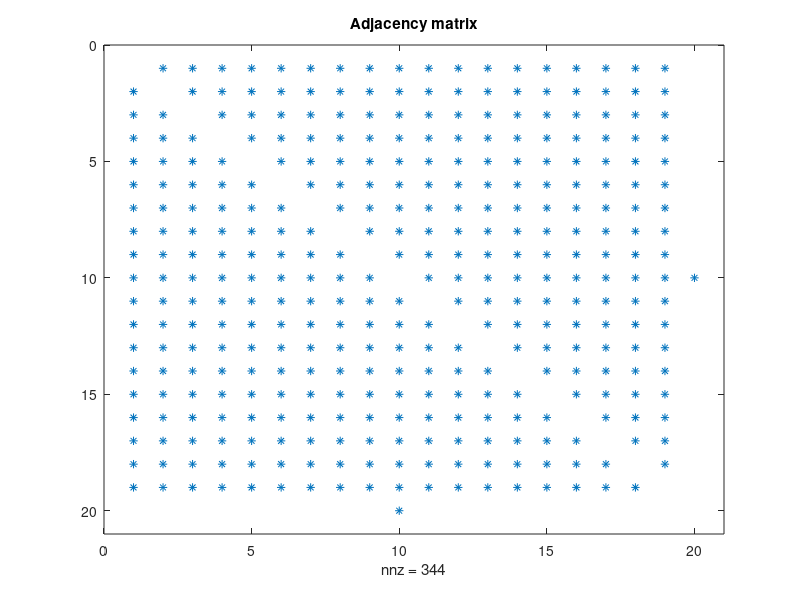
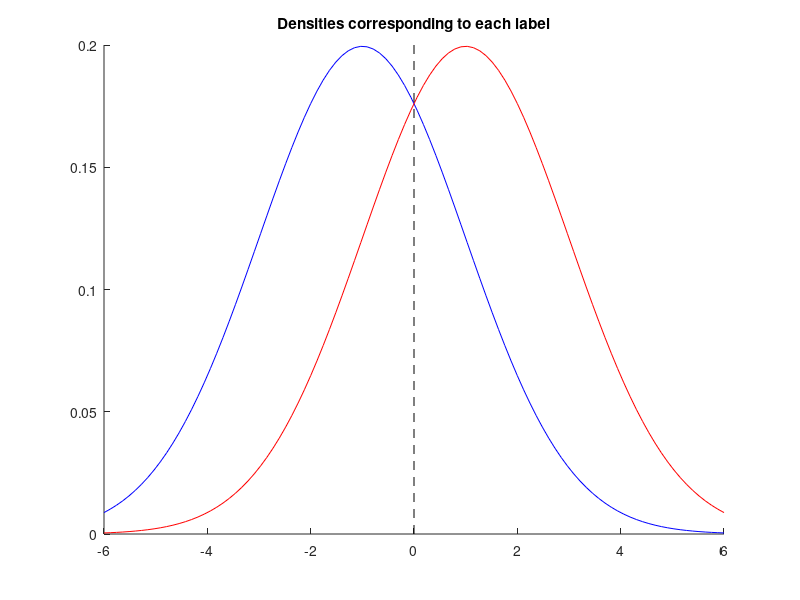

MATLAB code to generate these figures, in order: (Note: this script raises an error after producing the figures.)
%%%%%%%%%%%%%%%%%%%%%%%%%%%%%%%%%%%%%%%%%%%%%%%%%%%%
% Code to output the toy example as given in Fig. 2.
%
% Supplementary code for the paper:
%
% Yuyanyuan Chen, Mingmin Xu, Xiaodan Fan, Cong Pian(2021),
% 'Identifying functional modules using energy minimization
%  with graph cuts'

clear
close all
clc

%%%%%%%%%%%%%%%%%%%%%%%%%%%%%%%%%%%%%%%%%%%%%%%%%%%%
% Create the adjacency matrix
%%%%%%%%%%%%%%%%%%%%%%%%%%%%%%%%%%%%%%%%%%%%%%%%%%%%


% Set the seed for the simulated observations (seed = 211 for paper)
seed = 211;
rng('default')
rng(seed)

% Total number of vertices
nVertices = 20;

% Build the base of the adjacency matrix
adj = double(~eye(nVertices));

adj(1:19,20) = 0;
adj(20,1:19) = 0;

% Add an edge between the bridge vertices (10 and 11)
adj(10,20) = 1;
adj(20,10) = 1;

figure
spy(adj)
title('Adjacency matrix')

%%%%%%%%%%%%%%%%%%%%%%%%%%%%%%%%%%%%%%%%%%%%%%%%%%%%
% Set the true labels and simulate the observations
%%%%%%%%%%%%%%%%%%%%%%%%%%%%%%%%%%%%%%%%%%%%%%%%%%%%

nLabels = 2;

% Vertices 1,2,...,19 have true 'blue' label = 1 and
% vertices 20 have true 'red' label = 2
true_labels = ones(1,nVertices);
true_labels(20) = 2;

% The standard deviation for the distributions
sd = 2;

% The distribution for the 'blue' label (centred at -1)
pd_blue = makedist('Normal','mu',-1,'sigma',sd);

% The distribution for the 'red' label (centred at 1)
pd_red = makedist('Normal','mu',1,'sigma',sd);

% Plot the densities for each label
figure
hold on
x = linspace(-6,6,100);
plot(x, pdf(pd_blue,x), 'b-')
plot(x, pdf(pd_red,x), 'r-')
plot([0 0], ylim,'k--')
title('Densities corresponding to each label')

% Simulate the observations
obs_values = NaN*ones(1,nVertices);

r = random(pd_blue,nVertices,1);
obs_values(true_labels == 1) = r(true_labels == 1);

r = random(pd_red,nVertices,1);
obs_values(true_labels == 2) = r(true_labels == 2);

%%%%%%%%%%%%%%%%%%%%%%%%%%%%%%%%%%%%%%%%%%%%%%%%%%%%
% Calculate the unary potentials
%%%%%%%%%%%%%%%%%%%%%%%%%%%%%%%%%%%%%%%%%%%%%%%%%%%%

DataCost = NaN*ones(nLabels,nVertices);

% Label 1: the 'blue' vertices
label = 1;
center1 = mean(obs_values(true_labels == 1));
DataCost(label,:) = (obs_values-center1).^2;

% Label 2: the 'red' vertices
label = 2;
center2 = mean(obs_values(true_labels == 2));
DataCost(label,:) = (obs_values-center2).^2;

%%%%%%%%%%%%%%%%%%%%%%%%%%%%%%%%%%%%%%%%%%%%%%%%%%%%
% Minimise the energy
%%%%%%%%%%%%%%%%%%%%%%%%%%%%%%%%%%%%%%%%%%%%%%%%%%%%

% Set the resolution for beta
n = 10;
run_beta = linspace(0,1.35,n+1);

% Pre-allocate the array for the minimum energy labels
min_energy_labels = NaN*ones(nVertices,length(run_beta));
H = NaN*ones(1,length(run_beta));
for k = 1:length(run_beta);
    % Calculate the pairwise potentials
    Neighbours = run_beta(k)*adj;
    
    % As gco requires integers
    scale = 1000;
    % Additionally supress related warnings to increase speed
    warning('off','all')
    
    % Create the gco object
    input_GCO = GCO_Create(nVertices,nLabels);
    
    % Input the unary potenitals
    GCO_SetDataCost(input_GCO,scale*DataCost);
    
    % Input the form of the pairwise potentials
    SmoothCost = double(~eye(nLabels));
    GCO_SetSmoothCost(input_GCO,SmoothCost);
    
    % Input the pairwise potentials
    GCO_SetNeighbors(input_GCO,scale*Neighbours);
    
    % Input the label cost
    GCO_SetLabelCost(input_GCO,[1 scale*19]);

    % Minimise the energy using the alpha-expansion algorithm
    GCO_Expansion(input_GCO);
    
    % Obtain the minimum energy labels
    min_energy_labels(:,k) = GCO_GetLabeling(input_GCO);
    [E D S L] = GCO_ComputeEnergy(input_GCO);
    H(1,k) =E;
    
    % Clear the gco object from memory
    GCO_Delete(input_GCO);  
end


%%%%%%%%%%%%%%%%%%%%%%%%%%%%%%%%%%%%%%%%%%%%%%%%%%%%
% Plot the minimum energy labels
%%%%%%%%%%%%%%%%%%%%%%%%%%%%%%%%%%%%%%%%%%%%%%%%%%%%

figure
imagesc(min_energy_labels)
title('Minimum energy labels')
xlabel('beta')
ylabel('Vertex and observed value')
colormap jet
set(gca,'XTick',(0:10)+0.5,'XTickLabel',run_beta)
yticklabel = cell(1,nVertices);
for k = 1:20
    yticklabel(k) = {[num2str(k),': ',num2str(round(obs_values(k)*100)/100)]};
end
set(gca,'YTick',(0:nVertices-1)+0.5,'YTickLabel',yticklabel)
grid on

%%%%%%%%%%%%%%%%%%%%%%%%%%%%%%%%%%%%%%%%%%%%%%%%%%%%
% Calculate the MRF scores and save for cytoscape
%%%%%%%%%%%%%%%%%%%%%%%%%%%%%%%%%%%%%%%%%%%%%%%%%%%%

degree = full(sum(adj));

bluescore = sum(min_energy_labels == 1,2).*degree';
redscore = sum(min_energy_labels == 2,2).*degree';

MRFscore = redscore - bluescore;

% Additionally scale the scores to be between -1 and 1
MRFscore = (MRFscore - min(MRFscore))/(max(MRFscore) - min(MRFscore))*2 - 1;

% Write the edge information to file for input into cytoscape
fileID = fopen('toyexampleedges4cytoscape.txt','w');
[I,J] = find(triu(full(adj)));
fprintf(fileID,'%s;%s;%s\n','Node1','Node2','Edge');
for k = 1:length(I)
    fprintf(fileID,'%i;%i;%i\n',I(k),J(k),1);
end
fclose(fileID);

% Write the vertex information to file for input into cytoscape
fileID = fopen('toyexamplevertices4cytoscape.txt','w');
fprintf(fileID,'%s;%s;%s\n','Vertex','Observed value','MRF score');
for k = 1:nVertices
    fprintf(fileID,'%i;%i;%i\n',k,obs_values(k),MRFscore(k));
end
fclose(fileID);


